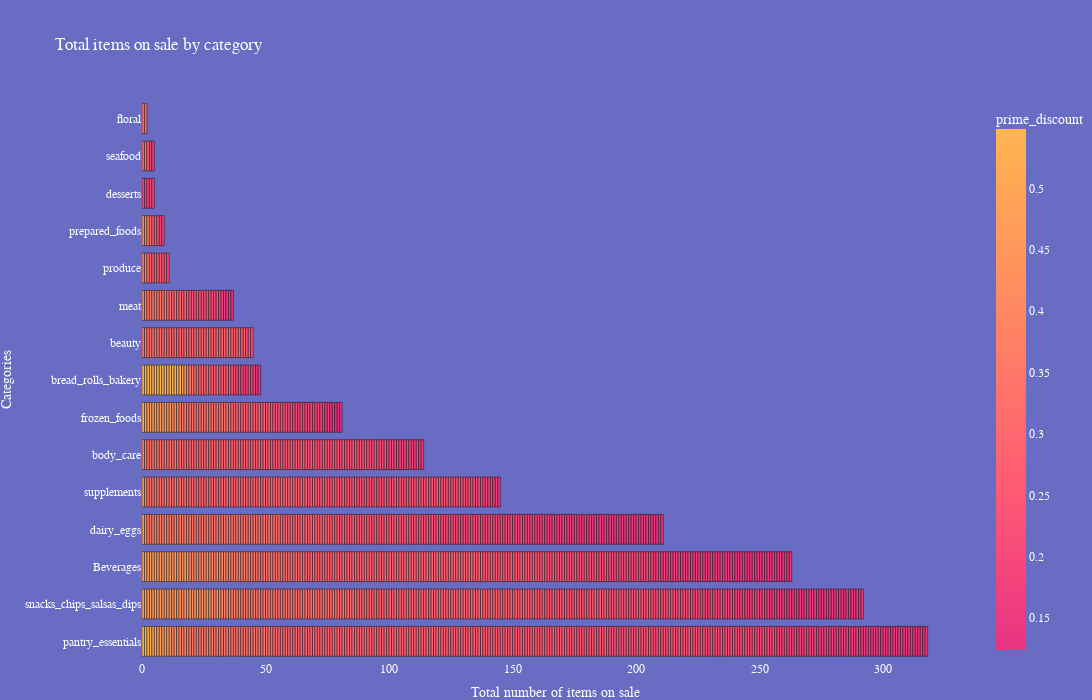

The notebook cell this image was saved under:
### Code cell
fig1()

### Figure 1 — Plotly figure (JSON) as saved in the notebook; plotly's stock layout.template omitted (floating-point values rounded to 4 significant figures; data arrays with more than 128 entries replaced by an {"elided": "..."} marker saying what was removed)
{"data": [{"alignmentgroup": "True", "customdata": {"elided": "1586x4 mixed values"}, "hovertemplate": "count=%{x}<br>category=%{y}<br>product=%{customdata[0]}<br>regular=%{customdata[1]}<br>sale=%{customdata[2]}<br>prime_discount=%{marker.color}<extra></extra>", "legendgroup": "", "marker": {"color": {"elided": "1586 float values"}, "coloraxis": "coloraxis", "pattern": {"shape": ""}}, "name": "", "offsetgroup": "", "orientation": "h", "showlegend": false, "textposition": "auto", "type": "bar", "x": {"elided": "1586 int values"}, "xaxis": "x", "y": {"elided": "1586 str values"}, "yaxis": "y"}, {"text": [318, 292, 263, 211, 145, 114, 81, 48, 45, 37, 11, 9, 5, 5, 2], "type": "bar"}], "layout": {"barmode": "relative", "coloraxis": {"colorbar": {"title": {"text": "prime_discount"}}, "colorscale": [[0, "#e83283"], [0.1, "#f03f7e"], [0.2, "#f84c79"], [0.3, "#ff5974"], [0.4, "#ff666f"], [0.5, "#ff7469"], [0.6, "#ff8164"], [0.7, "#ff8e5f"], [0.8, "#ff9b5a"], [0.9, "#ffa855"], [1, "#ffb550"]]}, "height": 700, "legend": {"tracegroupgap": 0}, "title": {"text": "Total items on sale by category"}, "width": 2000, "xaxis": {"anchor": "y", "domain": [0, 1], "title": {"text": "Total number of items on sale"}}, "yaxis": {"anchor": "x", "categoryarray": ["pantry_essentials", "snacks_chips_salsas_dips", "Beverages", "dairy_eggs", "supplements", "body_care", "frozen_foods", "bread_rolls_bakery", "beauty", "meat", "produce", "prepared_foods", "desserts", "seafood", "floral"], "categoryorder": "array", "domain": [0, 1], "title": {"text": "Categories"}}}}
